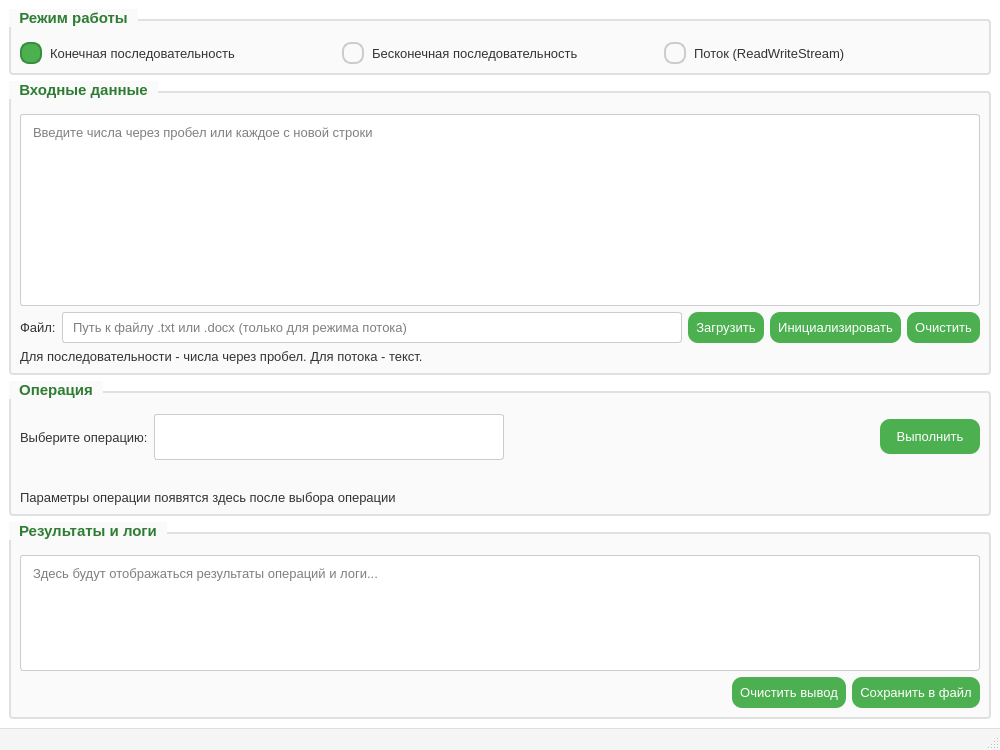
<?xml version="1.0" encoding="UTF-8"?>
<ui version="4.0">
 <class>MainWindow</class>
 <widget class="QMainWindow" name="MainWindow">
  <property name="geometry">
   <rect>
    <x>0</x>
    <y>0</y>
    <width>1000</width>
    <height>750</height>
   </rect>
  </property>
  <property name="windowTitle">
   <string>Система последовательностей и потоков</string>
  </property>
  <property name="styleSheet">
   <string notr="true">QMainWindow {
    background-color: #ffffff;
    font-family: 'Segoe UI', Arial, sans-serif;
}

QGroupBox {
    font-weight: bold;
    font-size: 11pt;
    border: 2px solid #e0e0e0;
    border-radius: 4px;
    margin-top: 10px;
    padding-top: 12px;
    background-color: #fafafa;
    color: #333333;
}

QGroupBox::title {
    subcontrol-origin: margin;
    subcontrol-position: top left;
    padding: 0 8px;
    background-color: #fafafa;
    color: #2e7d32;
}

QFrame {
    background-color: transparent;
}

QTextEdit, QLineEdit, QPlainTextEdit {
    border: 1px solid #cccccc;
    border-radius: 3px;
    padding: 6px 8px;
    font-family: 'Consolas', 'Monaco', monospace;
    font-size: 10pt;
    background-color: white;
    selection-background-color: #4caf50;
}

QTextEdit:focus, QLineEdit:focus, QPlainTextEdit:focus {
    border: 1px solid #4caf50;
    outline: none;
}

QPushButton {
    background-color: #4caf50;
    color: white;
    border: none;
    border-radius: 10px;
    padding: 8px 8px;
    font-weight: normal;
    font-size: 10pt;
}

QPushButton:hover {
    background-color: #388e3c;
}

QPushButton:pressed {
    background-color: #2e7d32;
}

QPushButton:disabled {
    background-color: #a5d6a7;
    color: #757575;
}

QComboBox {
    border: 1px solid #cccccc;
    border-radius: 3px;
    padding: 6px 8px;
    font-size: 10pt;
    background-color: white;
    min-height: 32px;
}

QComboBox:focus {
    border: 1px solid #4caf50;
}

QComboBox::drop-down {
    border: none;
    width: 20px;
}

QComboBox::down-arrow {
    image: none;
    border-left: 4px solid transparent;
    border-right: 4px solid transparent;
    border-top: 6px solid #4caf50;
}

QLabel {
    font-size: 10pt;
    color: #333333;
}

QLabel#labelHint {
    color: #666666;
    font-style: italic;
    font-size: 9pt;
}

QRadioButton {
    font-size: 10pt;
    color: #333333;
    spacing: 8px;
}

QRadioButton::indicator {
    width: 18px;
    height: 18px;
    border-radius: 9px;
    border: 2px solid #cccccc;
}

QRadioButton::indicator:checked {
    background-color: #4caf50;
    border: 2px solid #388e3c;
}

QStatusBar {
    background-color: #f5f5f5;
    color: #666666;
    font-size: 9pt;
    padding: 4px 8px;
    border-top: 1px solid #e0e0e0;
}

QScrollArea {
    border: none;
    background-color: transparent;
}

QScrollBar:vertical {
    border: none;
    background-color: #f0f0f0;
    width: 10px;
    border-radius: 5px;
}

QScrollBar::handle:vertical {
    background-color: #c0c0c0;
    border-radius: 5px;
    min-height: 20px;
}

QScrollBar::handle:vertical:hover {
    background-color: #a0a0a0;
}

QTabWidget::pane {
    border: 1px solid #e0e0e0;
    border-radius: 3px;
    background-color: white;
}

QTabBar::tab {
    background-color: #f0f0f0;
    border: 1px solid #e0e0e0;
    border-bottom: none;
    border-top-left-radius: 3px;
    border-top-right-radius: 3px;
    padding: 8px 16px;
    margin-right: 2px;
}

QTabBar::tab:selected {
    background-color: white;
    border-bottom: 1px solid white;
}

QTabBar::tab:hover:!selected {
    background-color: #f8f8f8;
}</string>
  </property>
  <widget class="QWidget" name="centralwidget">
   <layout class="QVBoxLayout" name="mainLayout">
    <item>
     <widget class="QGroupBox" name="groupBoxMode">
      <property name="title">
       <string>Режим работы</string>
      </property>
      <layout class="QHBoxLayout" name="horizontalLayoutMode">
       <item>
        <widget class="QRadioButton" name="radioFinite">
         <property name="text">
          <string>Конечная последовательность</string>
         </property>
         <property name="checked">
          <bool>true</bool>
         </property>
        </widget>
       </item>
       <item>
        <widget class="QRadioButton" name="radioInfinite">
         <property name="text">
          <string>Бесконечная последовательность</string>
         </property>
        </widget>
       </item>
       <item>
        <widget class="QRadioButton" name="radioStream">
         <property name="text">
          <string>Поток (ReadWriteStream)</string>
         </property>
        </widget>
       </item>
      </layout>
     </widget>
    </item>
    <item>
     <widget class="QGroupBox" name="groupBoxInput">
      <property name="title">
       <string>Входные данные</string>
      </property>
      <layout class="QVBoxLayout" name="verticalLayoutInput">
       <item>
        <widget class="QPlainTextEdit" name="textEditInput">
         <property name="maximumHeight">
          <number>120</number>
         </property>
         <property name="placeholderText">
          <string>Введите числа через пробел или каждое с новой строки</string>
         </property>
        </widget>
       </item>
       <item>
        <layout class="QHBoxLayout" name="horizontalLayoutFile">
         <item>
          <widget class="QLabel" name="labelFile">
           <property name="text">
            <string>Файл:</string>
           </property>
          </widget>
         </item>
         <item>
          <widget class="QLineEdit" name="lineEditFile">
           <property name="placeholderText">
            <string>Путь к файлу .txt или .docx (только для режима потока)</string>
           </property>
          </widget>
         </item>
         <item>
          <widget class="QPushButton" name="btnLoadFile">
           <property name="text">
            <string>Загрузить</string>
           </property>
          </widget>
         </item>
         <item>
          <widget class="QPushButton" name="btnInitialize">
           <property name="text">
            <string>Инициализировать</string>
           </property>
           <property name="toolTip">
            <string>Загрузить входные данные в текущий объект</string>
           </property>
          </widget>
         </item>
         <item>
          <widget class="QPushButton" name="btnClearInput">
           <property name="text">
            <string>Очистить</string>
           </property>
          </widget>
         </item>
        </layout>
       </item>
       <item>
        <widget class="QLabel" name="labelInputHint">
         <property name="text">
          <string>Для последовательности - числа через пробел. Для потока - текст.</string>
         </property>
         <property name="alignment">
          <set>Qt::AlignLeft</set>
         </property>
         <property name="wordWrap">
          <bool>true</bool>
         </property>
        </widget>
       </item>
      </layout>
     </widget>
    </item>
    <item>
     <widget class="QGroupBox" name="groupBoxOperation">
      <property name="title">
       <string>Операция</string>
      </property>
      <layout class="QVBoxLayout" name="verticalLayoutOperation">
       <item>
        <layout class="QHBoxLayout" name="horizontalLayoutOperation">
         <item>
          <widget class="QLabel" name="labelOperation">
           <property name="text">
            <string>Выберите операцию:</string>
           </property>
          </widget>
         </item>
         <item>
          <widget class="QComboBox" name="comboOperation">
           <property name="minimumSize">
            <size>
             <width>350</width>
             <height>0</height>
            </size>
           </property>
          </widget>
         </item>
         <item>
          <spacer name="horizontalSpacer">
           <property name="orientation">
            <enum>Qt::Horizontal</enum>
           </property>
           <property name="sizeHint" stdset="0">
            <size>
             <width>40</width>
             <height>20</height>
            </size>
           </property>
          </spacer>
         </item>
         <item>
          <widget class="QPushButton" name="btnExecute">
           <property name="text">
            <string>Выполнить</string>
           </property>
           <property name="minimumSize">
            <size>
             <width>100</width>
             <height>35</height>
            </size>
           </property>
          </widget>
         </item>
        </layout>
       </item>
       <item>
        <widget class="QWidget" name="widgetParams" native="true">
         <layout class="QGridLayout" name="gridLayoutParams">
          <property name="horizontalSpacing">
           <number>10</number>
          </property>
          <property name="verticalSpacing">
           <number>8</number>
          </property>
         </layout>
        </widget>
       </item>
       <item>
        <widget class="QLabel" name="labelParamHint">
         <property name="text">
          <string>Параметры операции появятся здесь после выбора операции</string>
         </property>
         <property name="alignment">
          <set>Qt::AlignLeft</set>
         </property>
         <property name="wordWrap">
          <bool>true</bool>
         </property>
        </widget>
       </item>
      </layout>
     </widget>
    </item>
    <item>
     <widget class="QGroupBox" name="groupBoxOutput">
      <property name="title">
       <string>Результаты и логи</string>
      </property>
      <layout class="QVBoxLayout" name="verticalLayoutOutput">
       <item>
        <widget class="QTextEdit" name="textEditOutput">
         <property name="maximumHeight">
          <number>200</number>
         </property>
         <property name="readOnly">
          <bool>true</bool>
         </property>
         <property name="placeholderText">
          <string>Здесь будут отображаться результаты операций и логи...</string>
         </property>
        </widget>
       </item>
       <item>
        <layout class="QHBoxLayout" name="horizontalLayoutOutput">
         <item>
          <spacer name="horizontalSpacer_2">
           <property name="orientation">
            <enum>Qt::Horizontal</enum>
           </property>
           <property name="sizeHint" stdset="0">
            <size>
             <width>40</width>
             <height>20</height>
            </size>
           </property>
          </spacer>
         </item>
         <item>
          <widget class="QPushButton" name="btnClearOutput">
           <property name="text">
            <string>Очистить вывод</string>
           </property>
          </widget>
         </item>
         <item>
          <widget class="QPushButton" name="btnSaveOutput">
           <property name="text">
            <string>Сохранить в файл</string>
           </property>
          </widget>
         </item>
        </layout>
       </item>
      </layout>
     </widget>
    </item>
   </layout>
  </widget>
  <widget class="QStatusBar" name="statusBar">
   <property name="styleSheet">
    <string notr="true">QStatusBar {
    font-size: 9pt;
    color: #666666;
    background-color: #f5f5f5;
    border-top: 1px solid #e0e0e0;
}</string>
   </property>
  </widget>
 </widget>
 <resources/>
 <connections/>
</ui>
